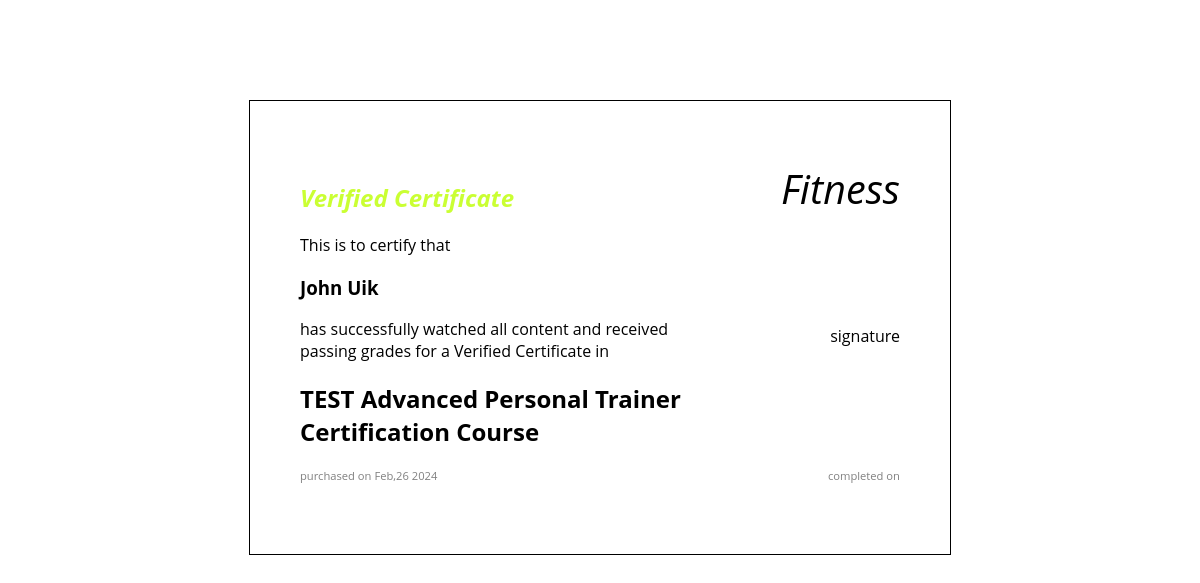
The page /certificate/1 (signed in) on the database as committed earlier.
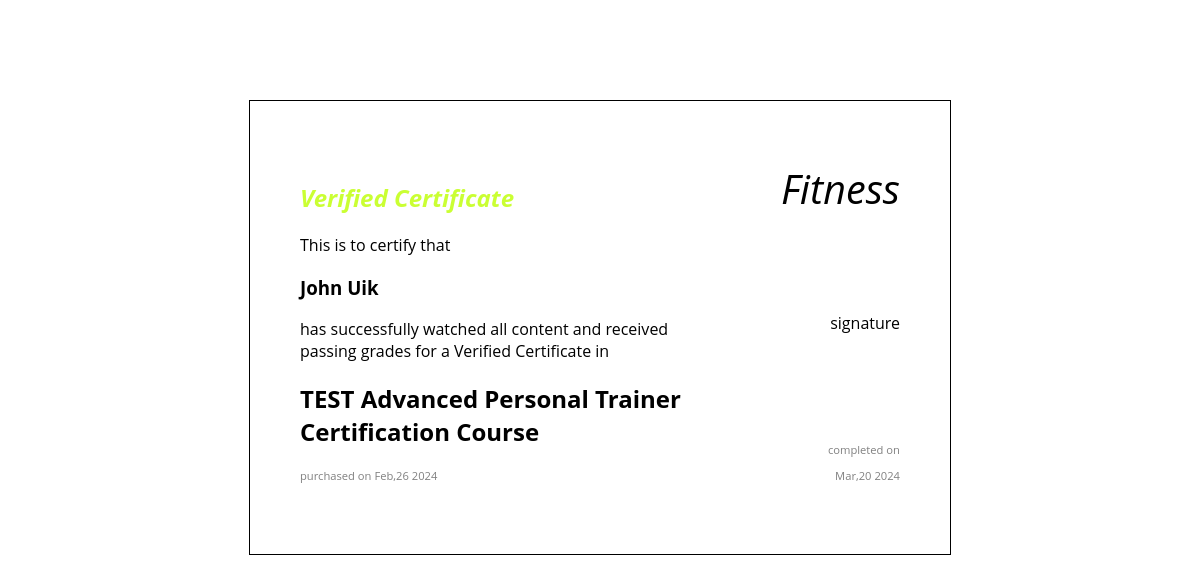
The same page on the database as committed later.
### education/models.py (models this page shows, shortened)
class User(AbstractUser):
    twitter = models.CharField(max_length=300, blank=True, null=True)
    linkedin = models.CharField(max_length=300, blank=True, null=True)
    instagram = models.CharField(max_length=300, blank=True, null=True)
    teacher = models.BooleanField(default=False)
    headline = models.CharField(max_length=150, blank=True, null=True)
    about = models.TextField(blank=True, null=True)
    picture_url=models.CharField(max_length=50000,blank=True,null=True)
    cart = models.ManyToManyField("Course",blank=True, null=True, related_name="in_users_cart")
    groups = models.ManyToManyField(Group, related_name='user_groups')
    user_permissions = models.ManyToManyField(Permission, related_name='user_permissions')

class Course(models.Model):
    creator = models.ForeignKey(User, on_delete=models.CASCADE, related_name="created_courses")
    name = models.CharField(max_length=50)
    overview = models.TextField()
    url_image = models.URLField(blank=True, null=True)
    category = models.CharField(max_length=50, choices=category)
    price=models.IntegerField(validators=[MinValueValidator(1),MaxValueValidator(500)])
    content = models.ManyToManyField("SingleContent", blank=True, null=True, related_name="course")
    participants=models.ManyToManyField("User",through="Participation",blank=True,null=True,related_name="joined_course")
    date=models.DateTimeField(auto_now_add=True)
    current_rating=models.FloatField(blank=True,null=True,default=0)
    language=models.CharField(max_length=50,choices=language,default="english")

class Participation(models.Model):
    participant=models.ForeignKey("User",on_delete=models.CASCADE, related_name="joined_courses")
    course = models.ForeignKey("Course", on_delete=models.CASCADE, related_name="participants_details")
    date=models.DateTimeField(auto_now_add=True)
    reason=models.TextField(blank=True,null=True)
    is_completed=models.BooleanField(default=False)
    completed_date=models.DateTimeField(null=True)

### education/views.py (the view, shortened to what this page needs)
# urls.py: path("certificate/<int:course_id>",views.certificate,name="certificate"),
def certificate(request,course_id):
    try:
        course=Course.objects.all().get(pk=course_id)
        participation=Participation.objects.all().get(participant=request.user,course=course)
    except ObjectDoesNotExist:
        return render(request,"education/404.html")
    return render(request,"education/certificate.html",{
        "course":course,
        "user":request.user,
        "participation":participation
    })

### education/templates/education/certificate.html (shortened to what this page needs)
{% load static %}
<!DOCTYPE html>
<html lang="en">
<head>
    <link rel="stylesheet" href="{% static 'education/styles.css' %}">
</head>
<body>
    {% if user.first_name == "" %}
    <div class="name_form">
    <h1>Fill out your first and last name</h1>
        <form action="{% url 'certificate' course.id %}" method="POST">
            {% csrf_token %}
            <label>First Name:</label>
            <input type="text" name="first"><br/><br/>
            <label>Last Name:</label>
            <input type="text" name="last"><br/><br/>
            <input type="submit">
        </form>
    </div>
    {% else %}
  <div class="certificate">
      <div class="left_certificate">
          <h2 class="verified">Verified Certificate</h2>
          <p>This is to certify that</p>
          <h3>{{user.first_name}} {{user.last_name}}</h3>
          <p>has successfully watched all content and received passing grades for a Verified Certificate in</p>
          <h2>{{course.name}}</h2>
          <p class="purchased_on">purchased on {{participation.date|date:"M,d Y"}}</p>
      </div>
      <div class="right_certificate">
          <span class="company">Fitness</span>
          <p>signature </p>
          <div class="completed_on">
          <p>completed on</p>
          <p>{{participation.completed_date|date:"M,d Y"}}</p>
          </div>
      </div>
  </div>
    {% endif %}
</body>
</html>

### education/static/education/styles.css (style rules this page uses)
body { font-family: 'Open Sans', sans-serif; }
html { font-size: 16px; }
.certificate { width:600px; margin: 100px auto; display: grid; grid-template-columns: 2fr 1fr; border: 1px solid black; padding: 60px 50px; }
.company { font-size: 2.5rem; font-style: italic; }
.right_certificate { display:flex; justify-content:space-between; flex-direction:column; }
.completed_on, .purchased_on { font-size:0.7rem; color:grey; }
.verified { font-style: italic; color:#CAFF33; }
.right_certificate { text-align: right; }

Rows that differ between the two databases and show on the page:
changed Participation: completed_date (not shown) → "Mar,20 2024"
